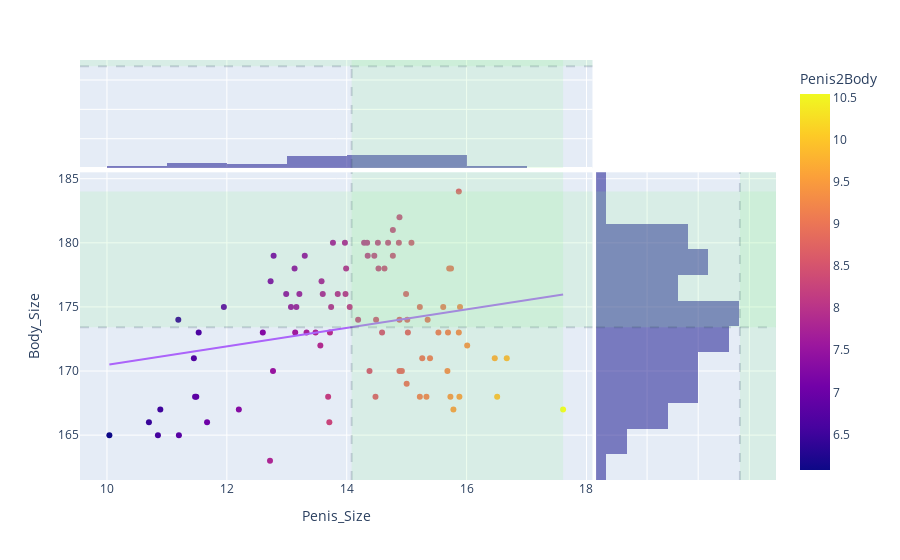

Write notebook code for a chart like this one.
### Code cell
fig = px.scatter(df,
                x='Penis_Size',
                y= 'Body_Size',
                marginal_x = 'histogram',
                marginal_y = 'histogram',
                color = 'Penis2Body',
                hover_name = 'Country',
                trendline = 'ols')

fig.add_hline(df.Body_Size.mean(),  line_dash='dash',opacity=0.2)
fig.add_vline(df.Penis_Size.mean(),  line_dash='dash',opacity=0.2)

fig.add_vrect(x0=df.Penis_Size.mean(), x1=df.Penis_Size.max(), line_width=0, fillcolor="lightgreen", opacity=0.15)
fig.add_hrect(y0=df.Body_Size.mean(), y1=df.Body_Size.max(), line_width=0, fillcolor="lightgreen", opacity=0.15)

fig.show()

### Figure 1 — Plotly figure (JSON) as saved in the notebook; plotly's stock layout.template omitted (floating-point values rounded to 4 significant figures)
{"data": [{"hovertemplate": "<b>%{hovertext}</b><br><br>Penis_Size=%{x}<br>Body_Size=%{y}<br>Penis2Body=%{marker.color}<extra></extra>", "hovertext": ["Ecuador", "Cameroon", "Bolivia", "Sudan", "Haiti", "Senegal", "Gambia", "Netherlands", "Cuba", "Zambia", "France", "Angola", "Canada", "Egypt", "Zimbabwe", "Georgia", "Paraguay", "Chad", "Italy", "Central African Republic", "Colombia", "Ivory Coast", "Brazil", "Sweden", "Bulgaria", "Costa Rica", "Honduras", "Hungary", "Mexico", "Denmark", "Argentina", "El Salvador", "Serbia", "Belgium", "Croatia", "Latvia", "Belarus", "Chile", "Austria", "Germany", "Algeria", "Democratic Republic of the Congo", "Australia", "Nigeria", "Switzerland", "Norway", "Poland", "Albania", "Cape Verde", "New Zealand", "North Macedonia", "Ukraine", "Spain", "Finland", "Libya", "Azerbaijan", "India", "Afghanistan", "Israel", "United States", "Japan", "Turkmenistan", "Venezuela", "Greece", "Russia", "South Korea", "Armenia", "United Kingdom", "China", "Turkey", "Ireland", "Mongolia", "Romania", "Yemen", "Taiwan", "Pakistan", "Iran", "Indonesia", "Singapore", "Malaysia", "Vietnam", "Thailand", "Bangladesh", "Hong Kong", "Sri Lanka", "Philippines", "Burma", "Cambodia"], "legendgroup": "", "marker": {"color": [10.54, 9.75, 9.83, 9.63, 9.31, 9.08, 9.45, 8.62, 9.17, 9.45, 8.84, 9.36, 8.83, 9.07, 9.22, 8.92, 8.98, 9, 8.82, 9.12, 8.92, 9.06, 8.7, 8.38, 8.68, 8.63, 8.88, 8.52, 8.78, 8.18, 8.55, 8.75, 8.26, 8.25, 8.16, 8.16, 8.22, 8.43, 8.16, 8.07, 8.33, 8.62, 8.08, 8.46, 8.02, 7.97, 7.94, 8.16, 8.03, 7.86, 7.94, 7.76, 7.87, 7.65, 7.85, 7.93, 8.26, 8.15, 7.73, 7.67, 7.88, 7.79, 7.71, 7.43, 7.51, 7.52, 7.6, 7.38, 7.47, 7.38, 7.14, 7.51, 7.19, 7.8, 7.28, 7.31, 6.83, 7.03, 6.66, 6.84, 6.83, 6.7, 6.79, 6.43, 6.52, 6.58, 6.45, 6.08], "coloraxis": "coloraxis", "symbol": "circle"}, "mode": "markers", "name": "", "orientation": "v", "showlegend": false, "type": "scatter", "x": [17.61, 16.67, 16.51, 16.47, 16.01, 15.89, 15.88, 15.87, 15.87, 15.78, 15.74, 15.73, 15.71, 15.69, 15.68, 15.61, 15.53, 15.39, 15.35, 15.33, 15.26, 15.22, 15.22, 15.08, 15.02, 15.01, 15, 14.99, 14.92, 14.88, 14.88, 14.88, 14.87, 14.77, 14.77, 14.69, 14.63, 14.59, 14.53, 14.52, 14.49, 14.48, 14.46, 14.38, 14.35, 14.34, 14.29, 14.19, 14.05, 13.99, 13.98, 13.97, 13.85, 13.77, 13.74, 13.72, 13.71, 13.69, 13.6, 13.58, 13.56, 13.48, 13.33, 13.3, 13.21, 13.16, 13.14, 13.13, 13.07, 12.99, 12.78, 12.77, 12.73, 12.72, 12.6, 12.2, 11.95, 11.67, 11.53, 11.49, 11.47, 11.45, 11.2, 11.19, 10.89, 10.85, 10.7, 10.04], "xaxis": "x", "y": [167, 171, 168, 171, 172, 175, 168, 184, 173, 167, 178, 168, 178, 173, 170, 175, 173, 171, 174, 168, 171, 168, 175, 180, 173, 174, 169, 176, 170, 182, 174, 170, 180, 179, 181, 180, 178, 173, 178, 180, 174, 168, 179, 170, 179, 180, 180, 174, 175, 178, 176, 180, 176, 180, 175, 173, 166, 168, 176, 177, 172, 173, 173, 179, 176, 175, 173, 178, 175, 176, 179, 170, 177, 163, 173, 167, 175, 166, 173, 168, 168, 171, 165, 174, 167, 165, 166, 165], "yaxis": "y"}, {"alignmentgroup": "True", "bingroup": "x", "hovertemplate": "Penis_Size=%{x}<br>count=%{y}<extra></extra>", "legendgroup": "", "marker": {"color": "#0d0887"}, "name": "", "offsetgroup": "", "opacity": 0.5, "showlegend": false, "type": "histogram", "x": [17.61, 16.67, 16.51, 16.47, 16.01, 15.89, 15.88, 15.87, 15.87, 15.78, 15.74, 15.73, 15.71, 15.69, 15.68, 15.61, 15.53, 15.39, 15.35, 15.33, 15.26, 15.22, 15.22, 15.08, 15.02, 15.01, 15, 14.99, 14.92, 14.88, 14.88, 14.88, 14.87, 14.77, 14.77, 14.69, 14.63, 14.59, 14.53, 14.52, 14.49, 14.48, 14.46, 14.38, 14.35, 14.34, 14.29, 14.19, 14.05, 13.99, 13.98, 13.97, 13.85, 13.77, 13.74, 13.72, 13.71, 13.69, 13.6, 13.58, 13.56, 13.48, 13.33, 13.3, 13.21, 13.16, 13.14, 13.13, 13.07, 12.99, 12.78, 12.77, 12.73, 12.72, 12.6, 12.2, 11.95, 11.67, 11.53, 11.49, 11.47, 11.45, 11.2, 11.19, 10.89, 10.85, 10.7, 10.04], "xaxis": "x3", "yaxis": "y3"}, {"alignmentgroup": "True", "bingroup": "y", "hovertemplate": "Body_Size=%{y}<br>count=%{x}<extra></extra>", "legendgroup": "", "marker": {"color": "#0d0887"}, "name": "", "offsetgroup": "", "opacity": 0.5, "showlegend": false, "type": "histogram", "xaxis": "x2", "y": [167, 171, 168, 171, 172, 175, 168, 184, 173, 167, 178, 168, 178, 173, 170, 175, 173, 171, 174, 168, 171, 168, 175, 180, 173, 174, 169, 176, 170, 182, 174, 170, 180, 179, 181, 180, 178, 173, 178, 180, 174, 168, 179, 170, 179, 180, 180, 174, 175, 178, 176, 180, 176, 180, 175, 173, 166, 168, 176, 177, 172, 173, 173, 179, 176, 175, 173, 178, 175, 176, 179, 170, 177, 163, 173, 167, 175, 166, 173, 168, 168, 171, 165, 174, 167, 165, 166, 165], "yaxis": "y2"}, {"hovertemplate": "<b>OLS trendline</b><br>Body_Size = 0.720177 * Penis_Size + 163.278<br>R<sup>2</sup>=0.055151<br><br>Penis_Size=%{x}<br>Body_Size=%{y} <b>(trend)</b><extra></extra>", "legendgroup": "", "marker": {"symbol": "circle"}, "mode": "lines", "name": "", "showlegend": false, "type": "scatter", "x": [10.04, 10.7, 10.85, 10.89, 11.19, 11.2, 11.45, 11.47, 11.49, 11.53, 11.67, 11.95, 12.2, 12.6, 12.72, 12.73, 12.77, 12.78, 12.99, 13.07, 13.13, 13.14, 13.16, 13.21, 13.3, 13.33, 13.48, 13.56, 13.58, 13.6, 13.69, 13.71, 13.72, 13.74, 13.77, 13.85, 13.97, 13.98, 13.99, 14.05, 14.19, 14.29, 14.34, 14.35, 14.38, 14.46, 14.48, 14.49, 14.52, 14.53, 14.59, 14.63, 14.69, 14.77, 14.77, 14.87, 14.88, 14.88, 14.88, 14.92, 14.99, 15, 15.01, 15.02, 15.08, 15.22, 15.22, 15.26, 15.33, 15.35, 15.39, 15.53, 15.61, 15.68, 15.69, 15.71, 15.73, 15.74, 15.78, 15.87, 15.87, 15.88, 15.89, 16.01, 16.47, 16.51, 16.67, 17.61], "xaxis": "x", "y": [170.5, 171.0, 171.1, 171.1, 171.3, 171.3, 171.5, 171.5, 171.6, 171.6, 171.7, 171.9, 172.1, 172.4, 172.4, 172.4, 172.5, 172.5, 172.6, 172.7, 172.7, 172.7, 172.8, 172.8, 172.9, 172.9, 173.0, 173.0, 173.1, 173.1, 173.1, 173.2, 173.2, 173.2, 173.2, 173.3, 173.3, 173.3, 173.4, 173.4, 173.5, 173.6, 173.6, 173.6, 173.6, 173.7, 173.7, 173.7, 173.7, 173.7, 173.8, 173.8, 173.9, 173.9, 173.9, 174.0, 174.0, 174.0, 174.0, 174.0, 174.1, 174.1, 174.1, 174.1, 174.1, 174.2, 174.2, 174.3, 174.3, 174.3, 174.4, 174.5, 174.5, 174.6, 174.6, 174.6, 174.6, 174.6, 174.6, 174.7, 174.7, 174.7, 174.7, 174.8, 175.1, 175.2, 175.3, 176.0], "yaxis": "y"}], "layout": {"barmode": "overlay", "coloraxis": {"colorbar": {"title": {"text": "Penis2Body"}}, "colorscale": [[0, "#0d0887"], [0.1111, "#46039f"], [0.2222, "#7201a8"], [0.3333, "#9c179e"], [0.4444, "#bd3786"], [0.5556, "#d8576b"], [0.6667, "#ed7953"], [0.7778, "#fb9f3a"], [0.8889, "#fdca26"], [1, "#f0f921"]]}, "legend": {"tracegroupgap": 0}, "margin": {"t": 60}, "shapes": [{"line": {"dash": "dash"}, "opacity": 0.2, "type": "line", "x0": 0, "x1": 1, "xref": "x domain", "y0": 173.4, "y1": 173.4, "yref": "y"}, {"line": {"dash": "dash"}, "opacity": 0.2, "type": "line", "x0": 0, "x1": 1, "xref": "x2 domain", "y0": 173.4, "y1": 173.4, "yref": "y2"}, {"line": {"dash": "dash"}, "opacity": 0.2, "type": "line", "x0": 0, "x1": 1, "xref": "x3 domain", "y0": 173.4, "y1": 173.4, "yref": "y3"}, {"line": {"dash": "dash"}, "opacity": 0.2, "type": "line", "x0": 14.08, "x1": 14.08, "xref": "x", "y0": 0, "y1": 1, "yref": "y domain"}, {"line": {"dash": "dash"}, "opacity": 0.2, "type": "line", "x0": 14.08, "x1": 14.08, "xref": "x2", "y0": 0, "y1": 1, "yref": "y2 domain"}, {"line": {"dash": "dash"}, "opacity": 0.2, "type": "line", "x0": 14.08, "x1": 14.08, "xref": "x3", "y0": 0, "y1": 1, "yref": "y3 domain"}, {"fillcolor": "lightgreen", "line": {"width": 0}, "opacity": 0.15, "type": "rect", "x0": 14.08, "x1": 17.61, "xref": "x", "y0": 0, "y1": 1, "yref": "y domain"}, {"fillcolor": "lightgreen", "line": {"width": 0}, "opacity": 0.15, "type": "rect", "x0": 14.08, "x1": 17.61, "xref": "x2", "y0": 0, "y1": 1, "yref": "y2 domain"}, {"fillcolor": "lightgreen", "line": {"width": 0}, "opacity": 0.15, "type": "rect", "x0": 14.08, "x1": 17.61, "xref": "x3", "y0": 0, "y1": 1, "yref": "y3 domain"}, {"fillcolor": "lightgreen", "line": {"width": 0}, "opacity": 0.15, "type": "rect", "x0": 0, "x1": 1, "xref": "x domain", "y0": 173.4, "y1": 184, "yref": "y"}, {"fillcolor": "lightgreen", "line": {"width": 0}, "opacity": 0.15, "type": "rect", "x0": 0, "x1": 1, "xref": "x2 domain", "y0": 173.4, "y1": 184, "yref": "y2"}, {"fillcolor": "lightgreen", "line": {"width": 0}, "opacity": 0.15, "type": "rect", "x0": 0, "x1": 1, "xref": "x3 domain", "y0": 173.4, "y1": 184, "yref": "y3"}], "xaxis": {"anchor": "y", "domain": [0, 0.7363], "title": {"text": "Penis_Size"}}, "xaxis2": {"anchor": "y2", "domain": [0.7413, 1], "matches": "x2", "showgrid": true, "showline": false, "showticklabels": false, "ticks": ""}, "xaxis3": {"anchor": "y3", "domain": [0, 0.7363], "matches": "x", "showgrid": true, "showticklabels": false}, "xaxis4": {"anchor": "y4", "domain": [0.7413, 1], "matches": "x2", "showgrid": true, "showline": false, "showticklabels": false, "ticks": ""}, "yaxis": {"anchor": "x", "domain": [0, 0.7326], "title": {"text": "Body_Size"}}, "yaxis2": {"anchor": "x2", "domain": [0, 0.7326], "matches": "y", "showgrid": true, "showticklabels": false}, "yaxis3": {"anchor": "x3", "domain": [0.7426, 1], "matches": "y3", "showgrid": true, "showline": false, "showticklabels": false, "ticks": ""}, "yaxis4": {"anchor": "x4", "domain": [0.7426, 1], "matches": "y3", "showgrid": true, "showline": false, "showticklabels": false, "ticks": ""}}}
